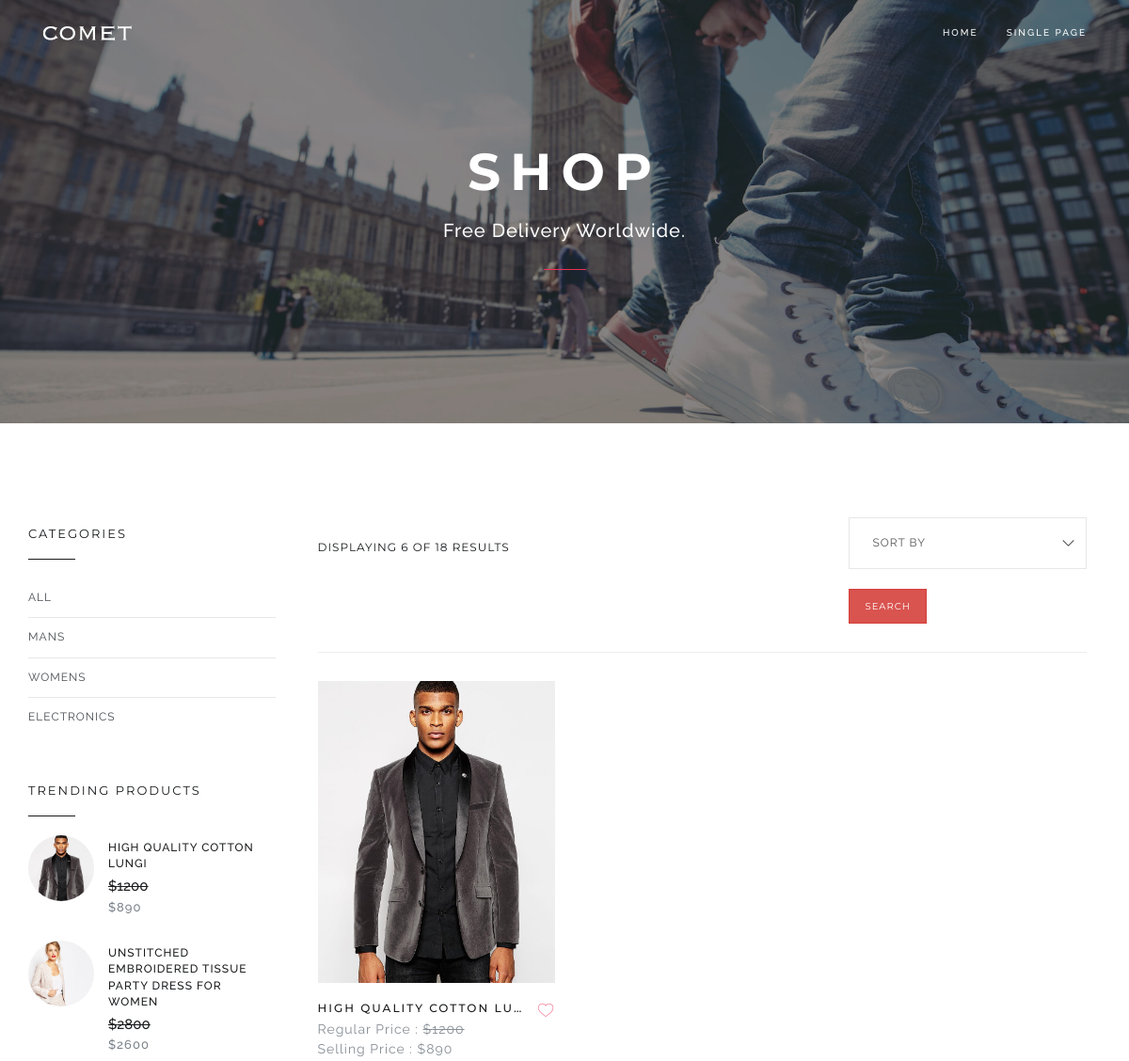
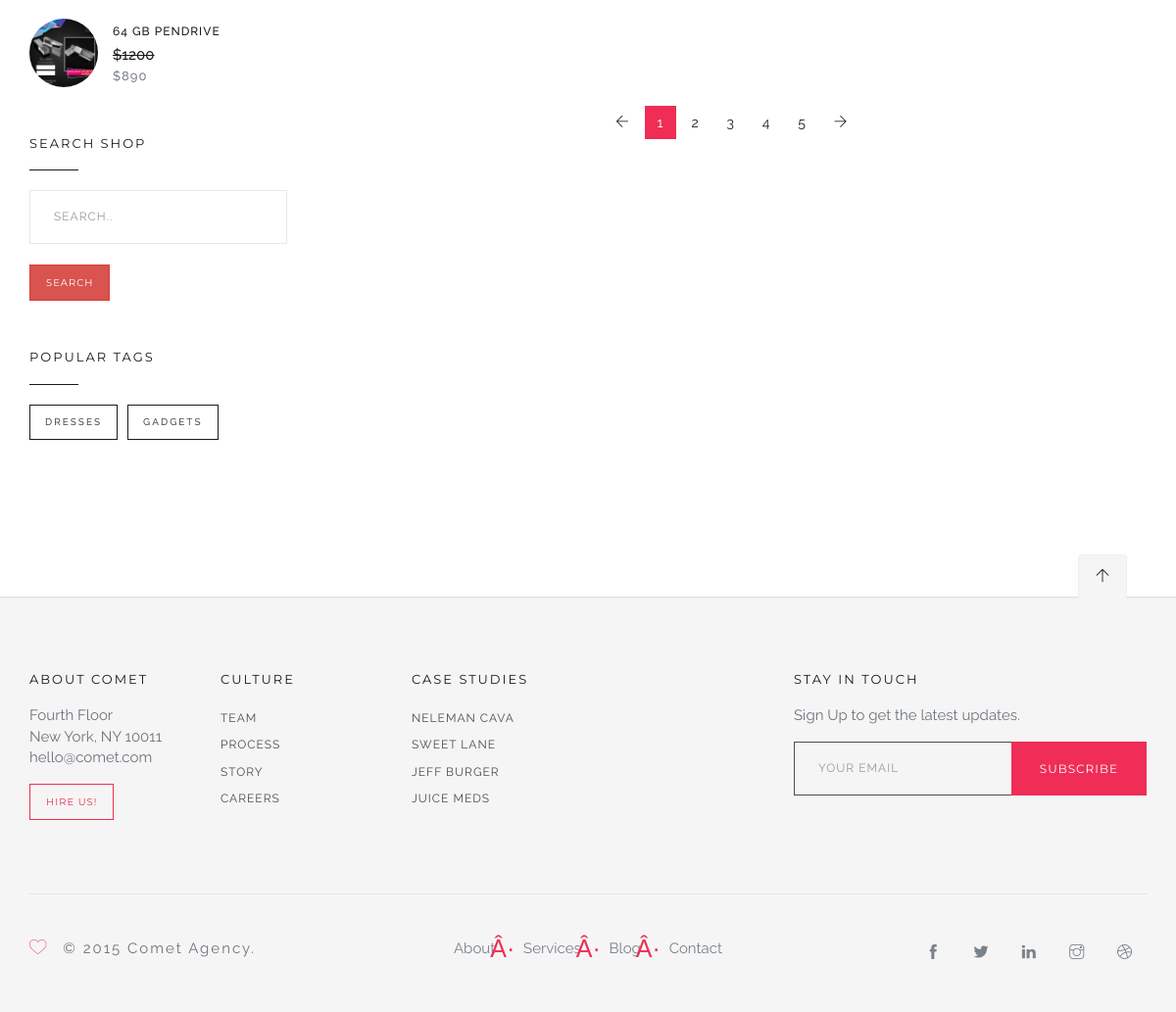
/comet/shop-3col.php?category_name=Mans, run on the app's committed database (2 pictures, top to bottom).
### tables this page shows
CREATE TABLE `products` (
  `id` int(50) NOT NULL,
  `productName` varchar(200) NOT NULL,
  `regularPrice` int(5) NOT NULL,
  `sellingPrice` int(5) NOT NULL,
  `category` varchar(100) NOT NULL,
  `brandName` varchar(200) NOT NULL,
  `tag` varchar(20) NOT NULL,
  `description` text NOT NULL,
  `status` varchar(10) NOT NULL DEFAULT 'active',
  `created_at` varchar(30) NOT NULL DEFAULT current_timestamp(),
  `updated_at` varchar(30) DEFAULT NULL,
  `trash` varchar(30) NOT NULL DEFAULT 'false',
  `photo` varchar(100) NOT NULL
);

### admin/app/db.php (called while the page is built)
<?php
$host = 'localhost';
$user = 'root';
$pass = '';
$db = 'miniecom';
function connect()
{
  global $host, $user, $pass, $db;
  return $connection = new mysqli($host, $user, $pass, $db);
}

### admin/app/functions.php (called while the page is built, shortened)
<?php
function singleFind($table, $columnName, $id)
{
    return $data = connect()->query("SELECT * FROM $table WHERE $columnName='$id'");
}
function findTop($table, $number)
{
    return $data = connect()->query("SELECT * FROM $table LIMIT $number");
}
function singleColumn($table, $columnName)
{
    return connect()->query("SELECT DISTINCT $columnName FROM $table");
}

### comet/shop-3col.php (the view, shortened to what this page needs)
<!DOCTYPE html>
<html lang="en">
<head>
  <link rel="stylesheet" href="css/bundle.css">
  <link rel="stylesheet" href="css/style.css">
</head>
<body>
  <header id="topnav">
    <div class="container">
      <div class="logo">
        <a href="shop-3col.php">
          <img src="images/logo_light.png" alt="" class="logo-light">
        </a>
      </div>
      <div id="navigation">
        <ul class="navigation-menu">
          <li>
            <a href="shop-3col.php">Home</a>
          </li>
          <li>
            <a href="shop-single.php">Single Page</a>
          </li>
        </ul>
      </div>
    </div>
  </header>
  <section class="page-title parallax">
    <div data-parallax="scroll" data-image-src="images/bg/19.jpg" class="parallax-bg"></div>
    <div class="parallax-overlay">
      <div class="centrize">
        <div class="v-center">
          <div class="container">
            <div class="title center">
              <h1 class="upper">Shop</h1>
              <h4>Free Delivery Worldwide.</h4>
              <hr>
            </div>
          </div>
        </div>
      </div>
    </div>
  </section>
  <section>
    <div class="container">
      <div class="row">
        <div class="col-md-3 hidden-sm hidden-xs">
          <div class="sidebar">
            <div class="widget">
              <h6 class="upper">Categories</h6>
              <ul class="nav">
                <li>
                  <a href="?">All</a>
                </li>
                <?php
                $data = singleColumn('products','category');
                while($category = $data->fetch_object()):
                ?>
                <li>
                  <a href="?category_name=<?php echo $category->category?>"><?php echo $category->category?></a>
                </li>
                <?php endwhile;?>
              </ul>
            </div>
            <div class="widget">
              <h6 class="upper">Trending Products</h6>
              <ul class="nav product-list">
                <?php
                $top = findTop('products', 3);
                while ($topProduct = $top->fetch_object()) :
                ?>
                  <li>
                    <div class="product-thumbnail">
                      <img src="../photos/<?php echo $topProduct->photo ?>" alt="">
                    </div>
                    <div class="product-summary">
                      <a href="#"><?php echo $topProduct->productName ?></a>
                      <del>$<?php echo $topProduct->regularPrice ?></del>
                      <br>
                      <span>$<?php echo $topProduct->sellingPrice ?></span>
                    </div>
                  </li>
                <?php endwhile; ?>
              </ul>
            </div>
            <div class="widget">
              <h6 class="upper">Search Shop</h6>
              <form action="" method="POST">
                <input type="text" name="search" placeholder="Search.." class="form-control"><br>
                <input type="submit" name="search-btn" value="Search" class="btn btn-danger btn-sm">
              </form>
            </div>
            <div class="widget">
              <h6 class="upper">Popular Tags</h6>
              <div class="tags clearfix">
                <?php
                $tags = singleColumn('products','tag');
                while($tag = $tags->fetch_object()):
                ?>
                <a href="?tag_name=<?php echo $tag->tag?>"><?php echo $tag->tag?></a>
                <?php endwhile;?>
              </div>
            </div>
          </div>
        </div>
        <div class="col-md-9">
          <div class="shop-menu">
            <div class="row">
              <div class="col-sm-8">
                <h6 class="upper">Displaying 6 of 18 results</h6>
              </div>
              <div class="col-sm-4">
                <form action="" method="POST">
                  <div class="form-select">
                    <select name="typeFilter" class="form-control">
                      <option selected="selected" value="">Sort By</option>
                    </select>
                  </div><br>
                  <input type="submit" name="submit" class="btn btn-danger btn-sm float-right" value="Search">
                </form>
              </div>
            </div>
          </div>
          <div class="container-fluid">
            <div class="row">
              <?php
              $data = allOutTrash('products');
              if (isset($_GET['category_name'])) {
                $category_name = $_GET['category_name'];
                $data = singleFind('products', 'category', $category_name);
              }
              while ($product = $data->fetch_object()) :
              ?>
                <div class="col-md-4 col-sm-6">
                  <div class="shop-product">
                    <div class="product-thumb">
                      <a href="#">
                        <img src="../photos/<?php echo $product->photo ?>" alt="">
                      </a>
                    </div>
                    <div class="product-info">
                      <h4 class="upper"><a href="#"><?php echo $product->productName ?></a></h4><span>Regular Price : <del>$<?php echo $product->regularPrice ?></del></span><br><span> Selling Price : $<?php echo $product->sellingPrice ?></span>
                      <div class="save-product"><a href="#"><i class="icon-heart"></i></a>
                      </div>
                    </div>
                  </div>
                </div>
              <?php endwhile; ?>
            </div>
            <ul class="pagination">
              <li><a href="#" aria-label="Previous"><span aria-hidden="true"><i class="ti-arrow-left"></i></span></a>
              </li>
              <li class="active"><a href="#">1</a>
              </li>
              <li><a href="#">2</a>
              </li>
              <li><a href="#">3</a>
              </li>
              <li><a href="#">4</a>
              </li>
              <li><a href="#">5</a>
              </li>
              <li><a href="#" aria-label="Next"><span aria-hidden="true"><i class="ti-arrow-right"></i></span></a>
              </li>
            </ul>
          </div>
        </div>
      </div>
    </div>
  </section>
  <footer id="footer-widgets">
    <div class="container">
      <div class="go-top">
        <a href="#top">
          <i class="ti-arrow-up"></i>
        </a>
      </div>
      <div class="row">
        <div class="col-md-6 ov-h">
          <div class="row">
            <div class="col-sm-4">
              <div class="widget">
                <h6 class="upper">About Comet</h6>
                <p>
                  <span>Fourth Floor</span>
                  <span>New York, NY 10011</span>
                  <span>hello@comet.com</span>
                </p><a href="#" class="btn btn-color-out btn-sm">Hire Us!</a>
              </div>
            </div>
            <div class="col-sm-4">
              <div class="widget">
                <h6 class="upper">Culture</h6>
                <ul class="list-unstyled">
                  <li>
                    <a href="#">Team</a>
                  </li>
                  <li>
                    <a href="#">Process</a>
                  </li>
                  <li>
                    <a href="#">Story</a>
                  </li>
                  <li>
                    <a href="#">Careers</a>
                  </li>
                </ul>
              </div>
            </div>
            <div class="col-sm-4">
              <div class="widget">
                <h6 class="upper">Case Studies</h6>
                <ul class="list-unstyled">
                  <li>
                    <a href="portfolio-single-1.html">Neleman Cava</a>
                  </li>
                  <li>
                    <a href="portfolio-single-2.html">Sweet Lane</a>
                  </li>
                  <li>
                    <a href="portfolio-single-3.html">Jeff Burger</a>
                  </li>
                  <li>
                    <a href="portfolio-single-1.html">Juice Meds</a>
                  </li>
                </ul>
              </div>
            </div>
          </div>
        </div>
        <div class="col-md-4 col-md-offset-2">
          <div class="row">
            <div class="col-md-12">
              <div class="widget">
                <h6 class="upper">Stay in touch</h6>
                <p>Sign Up to get the latest updates.</p>
                <div class="footer-newsletter">
                  <form data-mailchimp="true" class="inline-form">
                    <div class="input-group">
                      <input type="email" name="email" placeholder="Your Email" class="form-control"><span class="input-group-btn"><button type="submit" data-loading-text="Loading..." class="btn btn-color">Subscribe</button></span>
                    </div>
                  </form>
                </div>
              </div>
            </div>
          </div>
        </div>
      </div>
    </div>
  </footer>
  <footer id="footer">
    <div class="container">
      <div class="footer-wrap">
        <div class="row">
          <div class="col-md-4">
            <div class="copy-text">
              <p><i class="icon-heart red mr-15"></i>© 2015 Comet Agency.</p>
            </div>
          </div>
          <div class="col-md-4">
            <ul class="list-inline">
              <li>
                <a href="#">About</a>
              </li>
              <li>
                <a href="#">Services</a>
              </li>
              <li>
                <a href="#">Blog</a>
              </li>
              <li>
                <a href="#">Contact</a>
              </li>
            </ul>
          </div>
          <div class="col-md-4">
            <div class="footer-social">
              <ul>
                <li>
                  <a target="_blank" href="#"><i class="ti-facebook"></i></a>
                </li>
                <li>
                  <a target="_blank" href="#"><i class="ti-twitter-alt"></i></a>
                </li>
                <li>
                  <a target="_blank" href="#"><i class="ti-linkedin"></i></a>
                </li>
                <li>
                  <a target="_blank" href="#"><i class="ti-instagram"></i></a>
                </li>
                <li>
                  <a target="_blank" href="#"><i class="ti-dribbble"></i></a>
                </li>
              </ul>
            </div>
          </div>
        </div>
      </div>
    </div>
  </footer>
</body>
</html>

### comet/shop-3col.php (style rules this page uses)
.shop-product .product-thumb { height: 321px; }

### data on the page
products: photo (picture), productName "HIGH QUALITY COTTON LUNGI", regularPrice "1200", sellingPrice "890", productName "HIGH QUALITY COTTON LU…"
products: photo (picture), productName "UNSTITCHED EMBROIDERED TISSUE PARTY DRESS FOR WOMEN", regularPrice "2800", sellingPrice "2600"
products: photo (picture), productName "64 GB PENDRIVE", regularPrice "1200", sellingPrice "890"

### other printed values
$category->category "MANS"
$category->category "WOMENS"
$category->category "ELECTRONICS"
$tag->tag "DRESSES"
$tag->tag "GADGETS"
